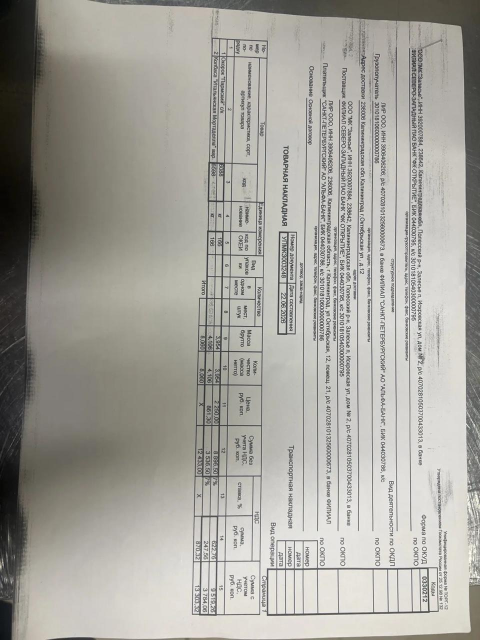
#> input picture uploads/invoices/page_1_00cc19c6_photo_2026-06-24_00-01-08.jpg, 960 x 1280 px (shown at 1/2 size)
$ python -i document_image_preparation_service.py   (imports and definitions only)   (older library calls are emulated)
#> lines starting #> are read from the running program, lines starting #| are printed output that depends on the picture; after the words box and inside, x2 and y2 are one past the last pixel; in counts of white or black regions, pixels touching at a corner belong together
from __future__ import annotations

from pathlib import Path
from typing import Any
from uuid import uuid4

from app.config import settings

SUPPORTED_IMAGE_EXTENSIONS = {".jpg", ".jpeg", ".png", ".webp", ".tif", ".tiff", ".bmp"}
DESKEW_MIN_ANGLE = 1.2
DESKEW_MAX_ANGLE = 12.0
SKEW_WARNING_ANGLE = 7.0
SKEW_CRITICAL_ANGLE = 15.0
MIN_QUALITY_SHORT_SIDE = 1500
LOW_RESOLUTION_SHORT_SIDE = 900
CRITICAL_QUALITY_SHORT_SIDE = 650
LOW_TEXT_COVERAGE = 0.015
CRITICAL_TEXT_COVERAGE = 0.003
HIGH_GLARE_RATIO = 0.28
CRITICAL_GLARE_RATIO = 0.95
HIGH_DARK_RATIO = 0.45
CRITICAL_DARK_RATIO = 0.72
LOW_BLUR_SCORE = 25.0
CRITICAL_BLUR_SCORE = 8.0
HIGH_CLIPPING_RATIO = 0.22
CRITICAL_CLIPPING_RATIO = 0.95
EDGE_MARGIN_RATIO = 0.015
HIGH_EDGE_TOUCH_RATIO = 0.20
CRITICAL_EDGE_TOUCH_RATIO = 0.60
MIN_EDGE_TOUCH_BLOCKS = 2
LOW_BRIGHTNESS_MEAN = 70.0
CRITICAL_BRIGHTNESS_MEAN = 35.0
HIGH_BRIGHTNESS_MEAN = 238.0
CRITICAL_HIGH_BRIGHTNESS_MEAN = 247.0
LOW_BRIGHTNESS_STD = 18.0
CRITICAL_BRIGHTNESS_STD = 10.0
LOW_FOREGROUND_CONTRAST = 35.0
CRITICAL_FOREGROUND_CONTRAST = 15.0
QUARTER_TURN_MIN_ASPECT_RATIO = 1.10
QUARTER_TURN_MIN_PROJECTION_RATIO = 1.25
QUARTER_TURN_MIN_LINE_RATIO = 2.0
QUARTER_TURN_MIN_AXIS_ANGLE = 70.0
QUARTER_TURN_MAX_AXIS_ANGLE = 20.0
ORIENTATION_OSD_MIN_CONFIDENCE = 6.0
ORIENTATION_180_CONFIRMATION_MIN_CONFIDENCE = 3.0
ORIENTATION_180_CONFIRMATION_GAIN = 0.75
ORIENTATION_OSD_MAX_DIMENSION = 2200
ORIENTATION_OSD_MIN_DIMENSION = 1200
DESKEW_IMPROVEMENT_EPSILON = 0.25


def prepare_document_page(file_path: str) -> dict[str, Any]:
    path = Path(file_path)
    if path.suffix.lower() not in SUPPORTED_IMAGE_EXTENSIONS:
        return {
            "prepared_path": None,
            "transformations": [],
            "quality": {"preparation_skipped": True},
        }

    from PIL import Image, ImageOps

    transformations: list[str] = []
    with Image.open(path) as source_image:
#> source_image is the input picture: PIL image 960x1280 RGB; mean R, G, B 164, 162.4, 155.8
        original_size = source_image.size
#> original_size = (960, 1280)
        image = _apply_exif_orientation(source_image, transformations)
    original_image = image.copy()
    original_transformations = list(transformations)
    original_snapshot = _quality_snapshot(image)

    improved_image, preparation = _improve_document_image(
        image,
        original_snapshot["orientation"],
        transformations,
    )
    attempted_transformations = list(transformations)
    target_path = _save_prepared_image(path, improved_image)
    with Image.open(target_path) as prepared_file:
        prepared_snapshot = _quality_snapshot(
            prepared_file.convert("RGB"),
            orientation=preparation["final_orientation"],
        )
    preparation["residual_skew_angle"] = prepared_snapshot["skew_angle"]
    selected_snapshot = prepared_snapshot
    selected_preparation = preparation
    selected_transformations = attempted_transformations
    rolled_back = False

    if _quality_outcome_key(prepared_snapshot["quality"]) >= _quality_outcome_key(
        original_snapshot["quality"]
    ):
        prepared_bytes = target_path.read_bytes()
        _write_prepared_image(target_path, original_image)
        with Image.open(target_path) as rollback_file:
            rollback_snapshot = _quality_snapshot(
                rollback_file.convert("RGB"),
                orientation=original_snapshot["orientation"],
            )
        if _quality_outcome_key(rollback_snapshot["quality"]) <= _quality_outcome_key(
            prepared_snapshot["quality"]
        ):
            selected_snapshot = rollback_snapshot
            selected_preparation = _original_preparation(original_snapshot)
            selected_transformations = [
                *original_transformations,
                "automatic_improvement_rolled_back",
            ]
            rolled_back = True
        else:
            target_path.write_bytes(prepared_bytes)

    quality = _build_quality_report(
        original_size,
        original_snapshot,
        selected_snapshot,
        selected_preparation,
        selected_transformations,
        attempted_prepared_snapshot=prepared_snapshot,
        attempted_transformations=attempted_transformations,
        automatic_improvement_rolled_back=rolled_back,
    )
    return {
        "prepared_path": str(target_path),
        "transformations": selected_transformations,
        "quality": quality,
    }


# [14 lines left out: function _original_preparation, not called in this run]


def _apply_exif_orientation(source_image, transformations: list[str]):
    from PIL import ImageOps

    transposed = ImageOps.exif_transpose(source_image)
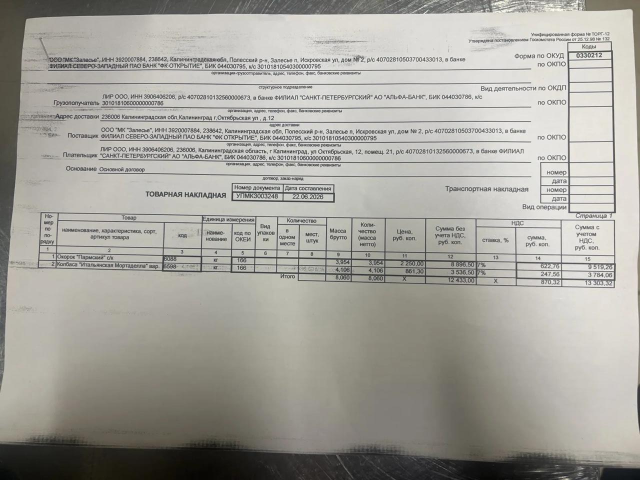
#> transposed: PIL image 1280x960 RGB (shown at 1/2 size); mean R, G, B 164, 162.4, 155.8
    source_orientation = source_image.getexif().get(274)
#> source_orientation = 8
    if source_orientation not in (None, 1):
        transformations.append("exif_orientation")
    return transposed.convert("RGB")


def _quality_snapshot(
    image,
    *,
    orientation: dict[str, Any] | None = None,
    skew_angle: float | None = None,
) -> dict[str, Any]:
    metrics = _quality_metrics(image)
    resolved_orientation = orientation or _orientation_analysis(image)
    resolved_skew = (
        skew_angle if skew_angle is not None else _estimate_skew_angle(image)
    )
    quality = dict(metrics)
    quality.update(_edge_touch_metrics(image))
    quality.update(_orientation_quality_fields(resolved_orientation))
    quality.update(
        {
            "detected_skew_angle": resolved_skew,
            "residual_skew_angle": resolved_skew,
        }
    )
    quality.update(_quality_assessment(quality))
    return {
        "metrics": metrics,
        "edge": _edge_quality_fields(quality),
        "orientation": resolved_orientation,
        "skew_angle": resolved_skew,
        "quality": quality,
    }


# [316 lines left out: functions _improve_document_image, _preparation_result, _apply_orientation_correction, _final_orientation_after_improvement, _resolved_orientation_after_correction, _orientation_is_confident_upright and 6 more, not called in this run]


def _quality_rank(quality: dict[str, Any]) -> int:
    decision = quality.get("quality_decision")
    return {"accept": 0, "review": 1, "reject": 2}.get(str(decision), 3)


# [14 lines left out: functions _quality_outcome_key, _save_prepared_image, not called in this run]


def _write_prepared_image(target_path: Path, image) -> None:
    image.save(target_path, format="JPEG", quality=95, optimize=True)


# [70 lines left out: functions _original_quality_fields, _perspective_crop, not called in this run]


def _quality_metrics(image) -> dict[str, Any]:
    try:
        import cv2
        import numpy as np
    except ImportError:
        return {
            "width": image.width,
            "height": image.height,
            "quality_metrics_available": False,
        }

    gray = cv2.cvtColor(np.array(image), cv2.COLOR_RGB2GRAY)
    blur_score = float(cv2.Laplacian(gray, cv2.CV_64F).var())
#> blur_score = 1880.7
    glare_ratio = float((gray >= 248).mean())
#> glare_ratio = 0.000637
    dark_ratio = float((gray <= 12).mean())
#> dark_ratio = 0.00363
    clipping_ratio = float(((gray <= 4) | (gray >= 251)).mean())
#> clipping_ratio = 0.000374
    text_coverage_ratio = float((gray < 200).mean())
#> text_coverage_ratio = 0.718
    brightness_mean = float(gray.mean())
#> brightness_mean = 162.2
    brightness_std = float(gray.std())
#> brightness_std = 53.16
    foreground_contrast = _foreground_contrast(gray, brightness_mean)
    possible_quarter_turn = _quarter_turn_evidence(gray)
    return {
        "width": image.width,
        "height": image.height,
        "blur_score": round(blur_score, 2),
        "glare_ratio": round(glare_ratio, 4),
        "dark_ratio": round(dark_ratio, 4),
        "clipping_ratio": round(clipping_ratio, 4),
        "text_coverage_ratio": round(text_coverage_ratio, 4),
        "brightness_mean": round(brightness_mean, 2),
        "brightness_std": round(brightness_std, 2),
        "foreground_contrast": round(foreground_contrast, 2),
        "possible_quarter_turn": possible_quarter_turn,
        "quality_metrics_available": True,
    }


def _foreground_contrast(gray, brightness_mean: float) -> float:
#> called with brightness_mean = 162.2
    import numpy as np

    flat = gray.reshape(-1)
    sample_count = max(1, round(flat.size * 0.01))
#> sample_count = 12288
    darkest = np.partition(flat, sample_count - 1)[:sample_count]
#> darkest = 12288 values, max 18 at index 12004, min 5 at index 1012, mean 13.28
#> in _quality_metrics, `foreground_contrast = _foreground_contrast(gray, brightness_mean)`: foreground_contrast = 148.9
#> in _quarter_turn_evidence, `dark = gray < 180`:
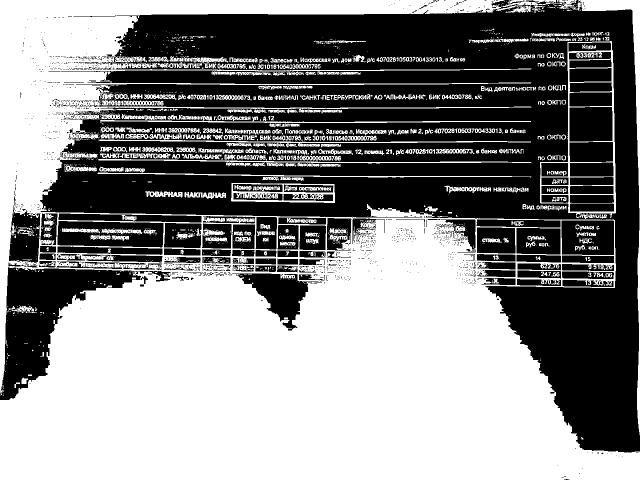
#> dark: shape (960, 1280) bool (shown at 1/2 size); 53.2% white; 2325 black regions (2171 under 20 px), largest, box (x1, y1, x2, y2) and area: (80, 0, 1280, 905) 415121, (0, 534, 341, 800) 29303, (115, 442, 327, 495) 8483
#> in _quarter_turn_evidence, `horizontal_score = float(np.std(np.mean(dark, axis=1)))`: horizontal_score = 0.282
#> in _quarter_turn_evidence, `vertical_score = float(np.std(np.mean(dark, axis=0)))`: vertical_score = 0.169
#> in _quality_metrics, `possible_quarter_turn = _quarter_turn_evidence(gray)`: possible_quarter_turn = False
#> in _quality_snapshot, `metrics = _quality_metrics(image)`: metrics = 12 items
    return max(0.0, brightness_mean - float(darkest.mean()))


def _quarter_turn_rotation(image) -> int | None:
    return _orientation_analysis(image)["rotation_angle"]


def _orientation_analysis(image) -> dict[str, Any]:
    try:
        import cv2
        import numpy as np
    except ImportError:
        return _empty_orientation_analysis(error="OpenCV недоступен.")

    gray = cv2.cvtColor(np.array(image), cv2.COLOR_RGB2GRAY)
    landscape = image.width >= image.height * QUARTER_TURN_MIN_ASPECT_RATIO
#> landscape = True
    structural_quarter_turn = landscape and _quarter_turn_evidence(gray)
#> structural_quarter_turn = False

    osd = _tesseract_orientation(image)
    osd_rotation = osd.get("rotate_clockwise")
    confidence = osd.get("confidence")
    valid_rotation = osd_rotation in (0, 90, 180, 270)
    confident = (
        valid_rotation
        and confidence is not None
        and float(confidence) >= ORIENTATION_OSD_MIN_CONFIDENCE
    )
    confirmed_upside_down = False
    confirmation = _empty_upside_down_confirmation()
    if osd_rotation == 180 and not confident:
        confirmation = _confirm_low_confidence_upside_down(
            image,
            confidence,
        )
        confirmed_upside_down = confirmation["confirmed"]

    confident_rotation = confident or confirmed_upside_down
    confident_quarter_turn = confident and osd_rotation in (90, 270)
    unconfirmed_quarter_turn_hint = osd_rotation in (90, 270) and not confident
    unconfirmed_upside_down_hint = (
        osd_rotation == 180 and not confident_rotation
    )

    rotation_angle = None
    if confident_rotation and (
        osd_rotation == 180
        or not structural_quarter_turn
        or confident_quarter_turn
    ):
        rotation_angle = _pil_rotation_from_osd(osd_rotation)

    quarter_turn_detected = structural_quarter_turn or osd_rotation in (90, 270)
    unresolved = unconfirmed_quarter_turn_hint or (
        structural_quarter_turn and not confident_quarter_turn
    )
    unresolved_reason = None
    if unconfirmed_quarter_turn_hint:
        unresolved_reason = "nonzero_osd_below_confidence"
    elif structural_quarter_turn and not confident_quarter_turn:
        unresolved_reason = "sideways_structure_without_confident_direction"

    return {
        "rotation_angle": rotation_angle,
        "detected_rotation": osd_rotation if valid_rotation else None,
        "method": "tesseract_osd",
        "confidence": confidence,
        "script": osd.get("script"),
        "error": osd.get("error"),
        "quarter_turn_detected": quarter_turn_detected,
        "unconfirmed_nonzero_hint": unconfirmed_quarter_turn_hint,
        "unconfirmed_upside_down_hint": unconfirmed_upside_down_hint,
        "upside_down_confirmation_attempted": confirmation["attempted"],
        "upside_down_confirmation_confidence": confirmation["confidence"],
        "upside_down_confirmation_error": confirmation["error"],
        "upside_down_confirmed": confirmed_upside_down,
        "unresolved_reason": unresolved_reason,
        "unresolved": unresolved,
    }


# [61 lines left out: functions _confirm_low_confidence_upside_down, _empty_upside_down_confirmation, _empty_orientation_analysis, not called in this run]


def _tesseract_orientation(image) -> dict[str, Any]:
    try:
        import pytesseract
        from PIL import ImageOps
    except ImportError:
        return {
            "rotate_clockwise": None,
            "confidence": None,
            "script": None,
            "error": "Tesseract OSD недоступен.",
        }

    try:
        analysis_image = ImageOps.autocontrast(image.convert("L"), cutoff=1)
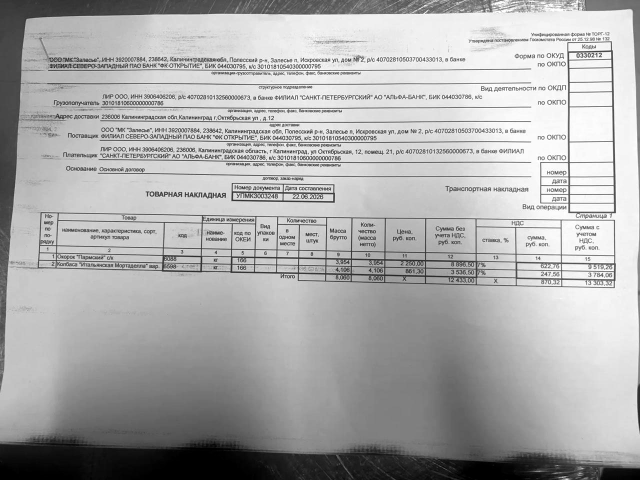
#> analysis_image: PIL image 1280x960 L (shown at 1/2 size); min 0, max 255, mean 171.3
        analysis_image = _resize_orientation_image(analysis_image)
        result = pytesseract.image_to_osd(
            analysis_image,
            output_type=pytesseract.Output.DICT,
            config="--psm 0",
        )
        rotate_clockwise = int(result.get("rotate") or 0) % 360
        confidence = float(result.get("orientation_conf") or 0.0)
        return {
            "rotate_clockwise": rotate_clockwise,
            "confidence": round(confidence, 2),
            "script": str(result.get("script") or "").strip() or None,
            "error": None,
        }
    except Exception as exc:  # noqa: BLE001 - ambiguity is handled as rejection
        return {
            "rotate_clockwise": None,
            "confidence": None,
            "script": None,
            "error": f"Не удалось определить ориентацию: {type(exc).__name__}.",
        }


def _resize_orientation_image(image):
    from PIL import Image

    width, height = image.size
#> width = 1280; height = 960
    largest = max(width, height)
#> largest = 1280
    smallest = min(width, height)
#> smallest = 960
    scale = 1.0
    if largest > ORIENTATION_OSD_MAX_DIMENSION:
        scale = ORIENTATION_OSD_MAX_DIMENSION / largest
    elif smallest < ORIENTATION_OSD_MIN_DIMENSION:
        scale = min(2.0, ORIENTATION_OSD_MIN_DIMENSION / max(smallest, 1))
#> scale = 1.25
    if abs(scale - 1.0) < 0.001:
        return image
    return image.resize(
        (max(1, round(width * scale)), max(1, round(height * scale))),
        Image.Resampling.LANCZOS,
    )
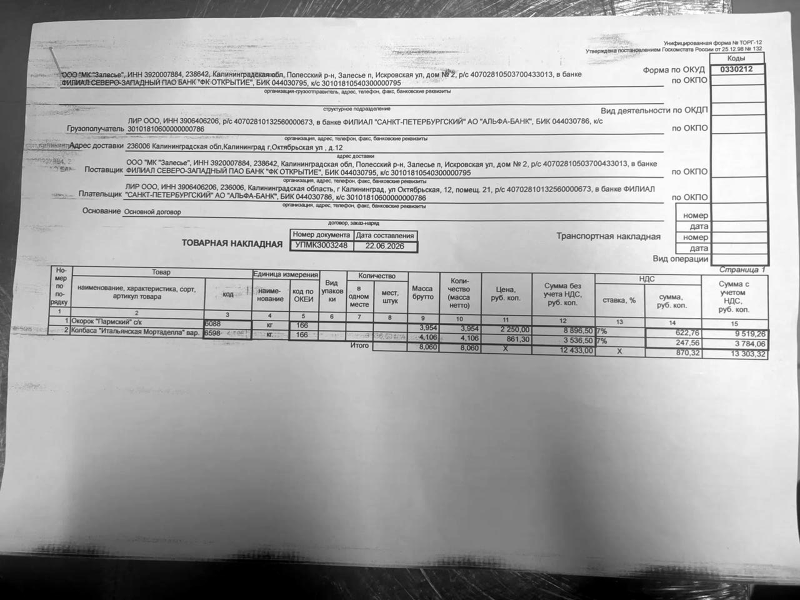
#> returned value: PIL image 1600x1200 L (shown at 1/2 size); min 0, max 255, mean 171.2


def _pil_rotation_from_osd(rotate_clockwise: int | None) -> int | None:
    mapping = {90: -90, 180: 180, 270: 90}
    return mapping.get(rotate_clockwise)


# [7 lines left out: function _orientation_transformation_name, not called in this run]


def _quarter_turn_evidence(gray) -> bool:
    import cv2
    import numpy as np

    height, width = gray.shape
    if width < height * QUARTER_TURN_MIN_ASPECT_RATIO:
        return False
    dark = gray < 180
    horizontal_score = float(np.std(np.mean(dark, axis=1)))
    vertical_score = float(np.std(np.mean(dark, axis=0)))
    if horizontal_score <= 0.0:
        return False
    if vertical_score < horizontal_score * QUARTER_TURN_MIN_PROJECTION_RATIO:
        return False

    analysis_gray = _resize_for_analysis(gray, 1600)
    _, binary = cv2.threshold(
        analysis_gray,
        0,
        255,
        cv2.THRESH_BINARY_INV + cv2.THRESH_OTSU,
    )
    text_mask = _remove_long_document_lines(binary)
    edges = cv2.Canny(text_mask, 50, 150, apertureSize=3)
    short_side = min(analysis_gray.shape)
    lines = cv2.HoughLinesP(
        edges,
        1,
        np.pi / 180,
        threshold=max(30, short_side // 35),
        minLineLength=max(35, short_side // 18),
        maxLineGap=max(10, short_side // 60),
    )
    horizontal_weight, vertical_weight = _axis_line_weights(lines)
    minimum_vertical_weight = max(250.0, short_side * 1.5)
    return (
        vertical_weight >= minimum_vertical_weight
        and vertical_weight
        > max(horizontal_weight * QUARTER_TURN_MIN_LINE_RATIO, 0.0)
    )


# [543 lines left out: functions _axis_line_weights, _estimate_skew_angle, _resize_for_analysis, _horizontal_line_angles, _weighted_median, _foreground_skew_angle and 16 more, not called in this run]


def _quality_review_reasons(quality: dict[str, Any]) -> tuple[list[str], list[str]]:
    assessment = _quality_assessment(quality)
    return assessment["review_reasons"], assessment["stop_reasons"]


# [17 lines left out: functions _order_points, _distance, not called in this run]

#> (the run stopped early here; a loop or call above may not have finished)

$ run again, on uploads/invoices/page_1_0f2678dd_photo_2026-06-24_00-01-03.jpg
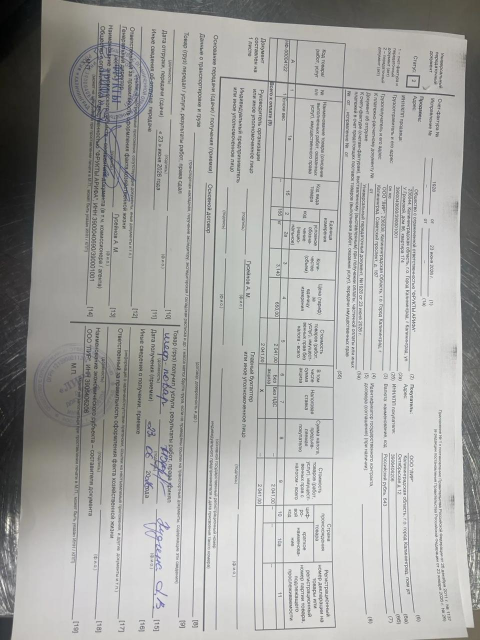
#> input picture uploads/invoices/page_1_0f2678dd_photo_2026-06-24_00-01-03.jpg, 960 x 1280 px (shown at 1/2 size)
#> in prepare_document_page, source_image is the input picture: PIL image 960x1280 RGB; mean R, G, B 166.7, 166.8, 164.2
#> source_orientation = 8
#> blur_score = 1828.2
#> glare_ratio = 0.000362
#> dark_ratio = 0.00343
#> clipping_ratio = 0.000758
#> text_coverage_ratio = 0.691
#> brightness_mean = 166.5
#> brightness_std = 51.12
#> darkest = 12288 values, max 24 at index 10275, min 2 at index 1308, mean 16.12
#> foreground_contrast = 150.3
#> in _quarter_turn_evidence, `dark = gray < 180`:
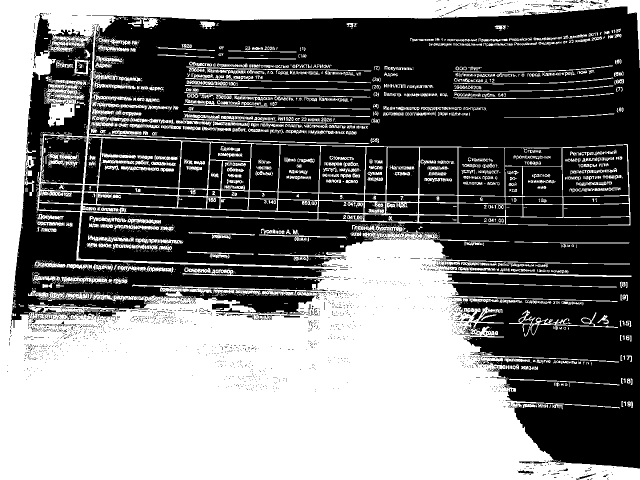
#> dark: shape (960, 1280) bool (shown at 1/2 size); 46.6% white; 2591 white regions (1959 under 20 px), largest, box (x1, y1, x2, y2) and area: (0, 0, 1280, 960) 497700, (91, 160, 173, 254) 3583, (365, 227, 740, 249) 1163
#> horizontal_score = 0.295
#> vertical_score = 0.19
#> possible_quarter_turn = False
#> metrics = 12 items
#> structural_quarter_turn = False
#> in _tesseract_orientation, `analysis_image = ImageOps.autocontrast(image.convert("L"), cutoff=1)`:
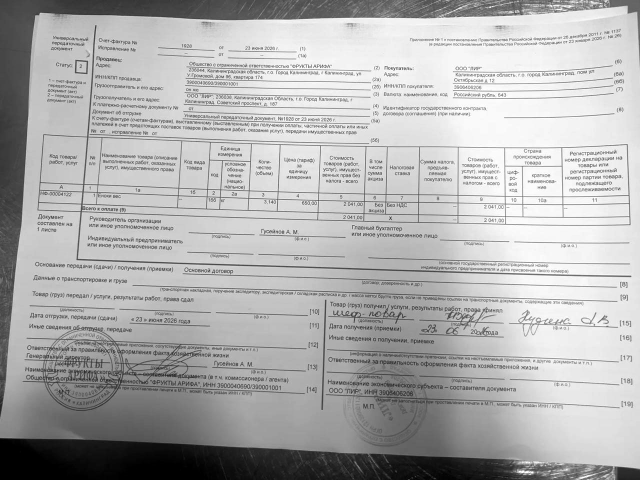
#> analysis_image: PIL image 1280x960 L (shown at 1/2 size); min 0, max 255, mean 175.9
